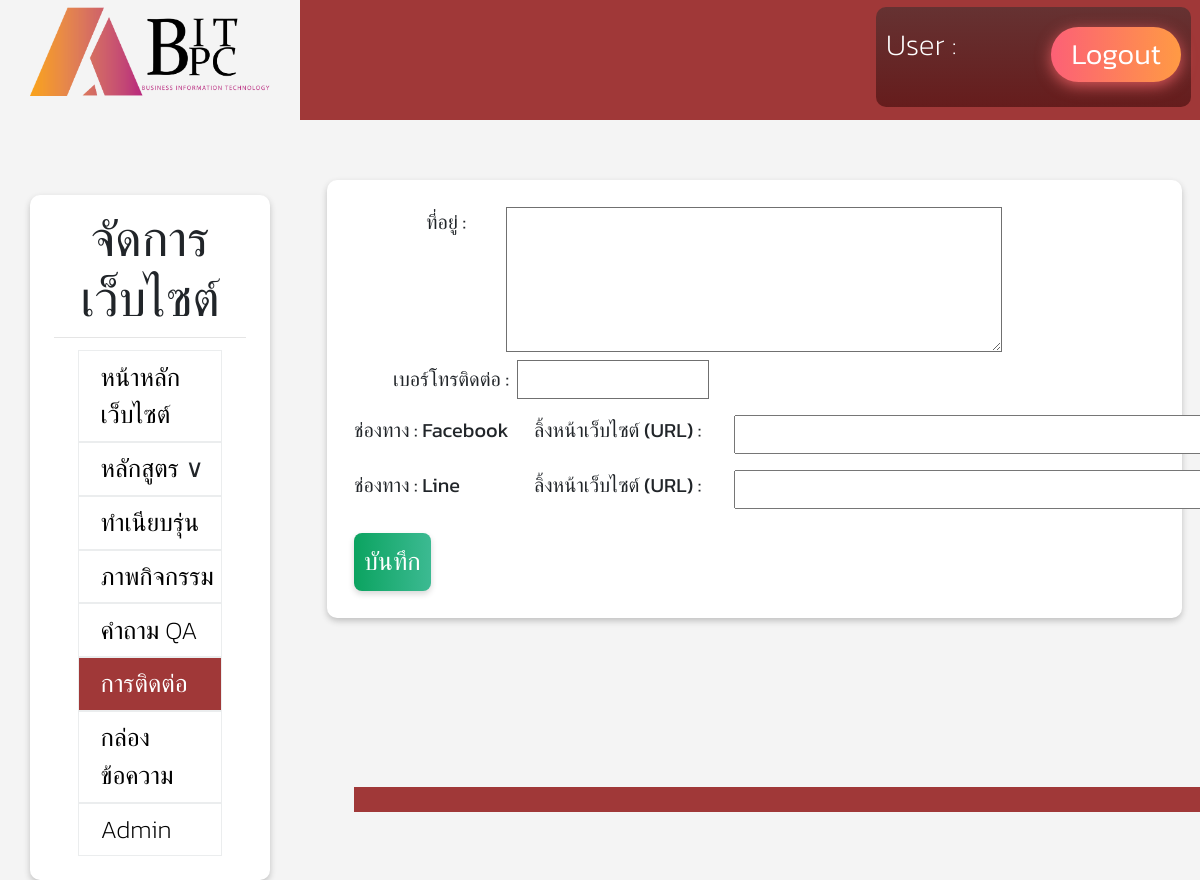
The page /contact.php on the database as committed earlier.
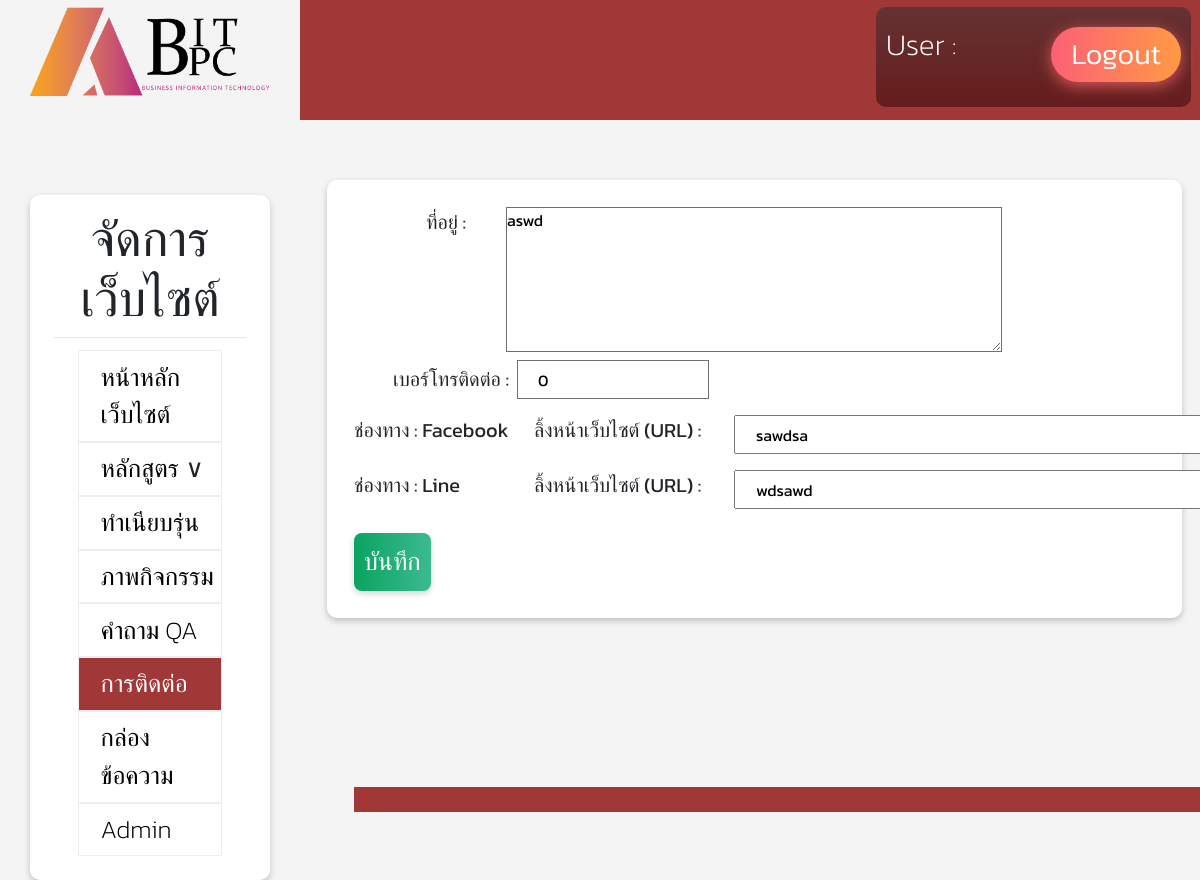
The same page on the database as committed later.
### tables this page shows
CREATE TABLE `tbcon` (
  `ID` int(5) NOT NULL,
  `Addres` varchar(200) NOT NULL,
  `Phone` int(10) NOT NULL,
  `Li` text NOT NULL,
  `Facebook` text NOT NULL
);

### contact.php (the view, shortened to what this page needs)
<html lang="en">
<head>
<html lang="en">
<head>
    <link rel="stylesheet" href="https://cdn.jsdelivr.net/npm/bootstrap@4.5.3/dist/css/bootstrap.min.css">
    <link rel="stylesheet" href="../adminBPC/head_sideAndFooter.css">
    <link rel="stylesheet" href="../adminBPC/contact.css">
</head>
<body>
<form action="loginDB.php" method="POST">
    <div class="head-con">
        <div class="nav_logo">
            <img src="../adminBPC/pic/Image 12224.png" alt="" >
       </div>
        <div class="nav_logout">
            <div class="logout">
                <h1>User :
                    <button class="btn-logout" type="submit" name="logout">Logout</button>
                    </form>
        <div class="menu">
            <div class="bg-menu">
                <h1>จัดการเว็บไซต์</h1>
                        <hr>
                        <ul class="ul-menu">
                            <a href="home.php"><li > หน้าหลักเว็บไซต์</li></a>
                           <li class="showli"> <a href="course.php">หลักสูตร</a> <span style='font-size:25px; float: right; position: relative; right: 10px;'>&or;</span> <ul class="dropdown">
                                <a href="award.php"><li >ผลงานและรางวัล</li></a></li>
                            </ul>
                            <a href="Yearbook.php"><li >ทำเนียบรุ่น</li></a>
                            <a href="activity.php"><li> ภาพกิจกรรม</li></a>
                            <a href="QA.php"><li >คำถาม QA</li></a>
                            <a href="contact.php"><li class="active">การติดต่อ</li></a>
                           <a href="massage.php"><li>กล่องข้อความ</li></a>
                            <a href="update_admin.php"><li>Admin</li></a>
            </div>
        </div>
        <div class="content">
            <form action="update_contact.php" method="POST">
                <?php include_once('connectDB.php');
                $query = "SELECT * FROM tbcon";
                $result = mysqli_query($conn,$query);
                $rs=mysqli_fetch_array($result);
               echo "<div class='grid-add'>
                    <span>ที่อยู่ : </span><textarea name='T' id='txt-address' >$rs[Addres]</textarea>
                </div>
                <span style='margin-left: 39px;'>เบอร์โทรติดต่อ :</span><input name='N' type='text' id='txt-number' value='$rs[Phone]'>
                <div class='grid-socail'>
                <span>ช่องทาง : Facebook</span><span>ลิ้งหน้าเว็บไซต์ (URL) :</span><input name='F'type='text' class='txt-socail'id='txt-facebook' value='$rs[Facebook]'>
            </div>
                <div class='grid-socail'>
                    <span>ช่องทาง : Line</span><span>ลิ้งหน้าเว็บไซต์ (URL) :</span><input name='L' type='text' class='txt-socail' id='txt-line' value='$rs[Li]'>
                </div>
                <div class='Gbtn'> <input type='submit' name='submit' value='บันทึก' class='btn-ok'>
                    ";
                    ?>
        </div></form>
        <footer>
            <div class="foot">
            </div>
        </footer>
    </body>
</html>

Rows that differ between the two databases and show on the page:
added tbcon: T "aswd", N "0", F "sawdsa", L "wdsawd"
